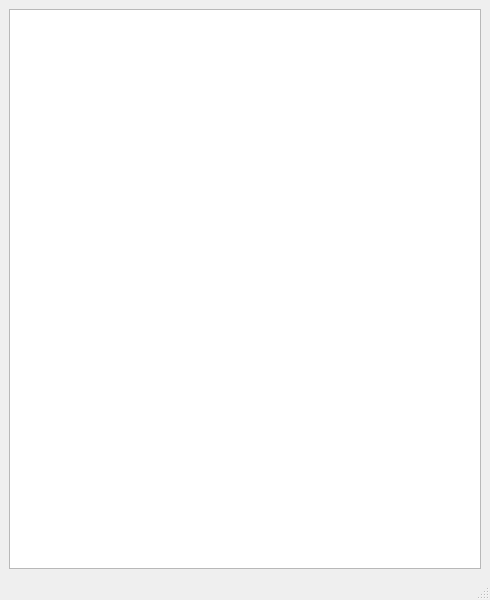
<?xml version="1.0" encoding="UTF-8"?>
<ui version="4.0">
 <class>MainWindow</class>
 <widget class="QMainWindow" name="MainWindow">
  <property name="geometry">
   <rect>
    <x>0</x>
    <y>0</y>
    <width>490</width>
    <height>600</height>
   </rect>
  </property>
  <property name="windowTitle">
   <string>first window</string>
  </property>
  <widget class="QWidget" name="centralwidget">
   <layout class="QGridLayout" name="gridLayout">
    <item row="0" column="0">
     <widget class="QGraphicsView" name="graphicsView"/>
    </item>
   </layout>
  </widget>
  <widget class="QMenuBar" name="menubar">
   <property name="geometry">
    <rect>
     <x>0</x>
     <y>0</y>
     <width>490</width>
     <height>26</height>
    </rect>
   </property>
  </widget>
  <widget class="QStatusBar" name="statusbar"/>
 </widget>
 <resources/>
 <connections/>
</ui>
